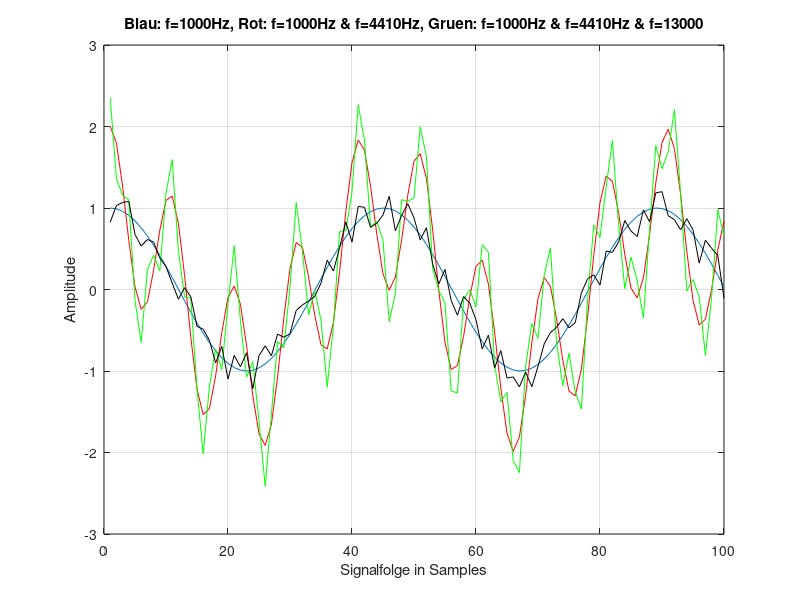
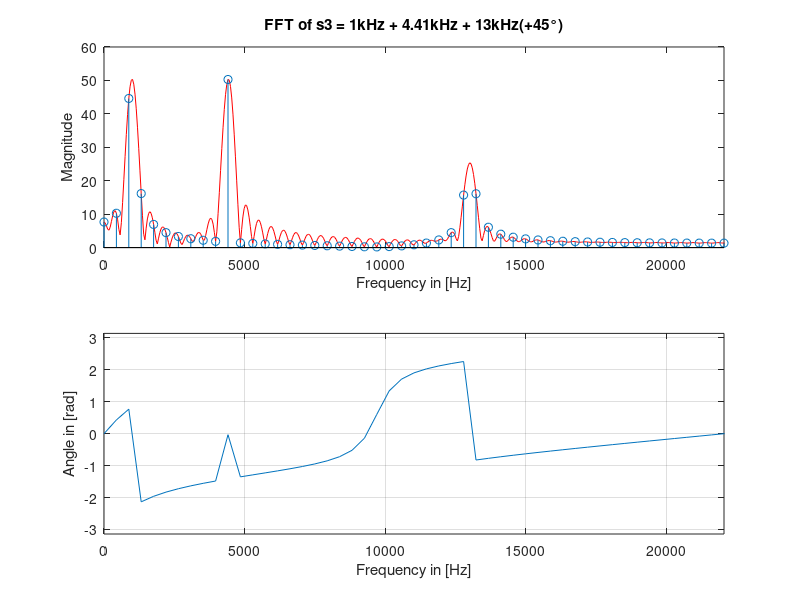
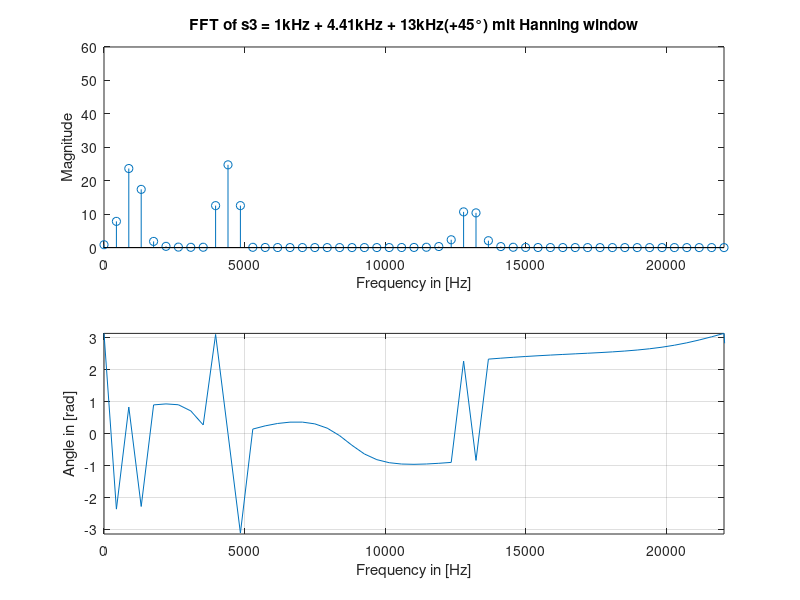
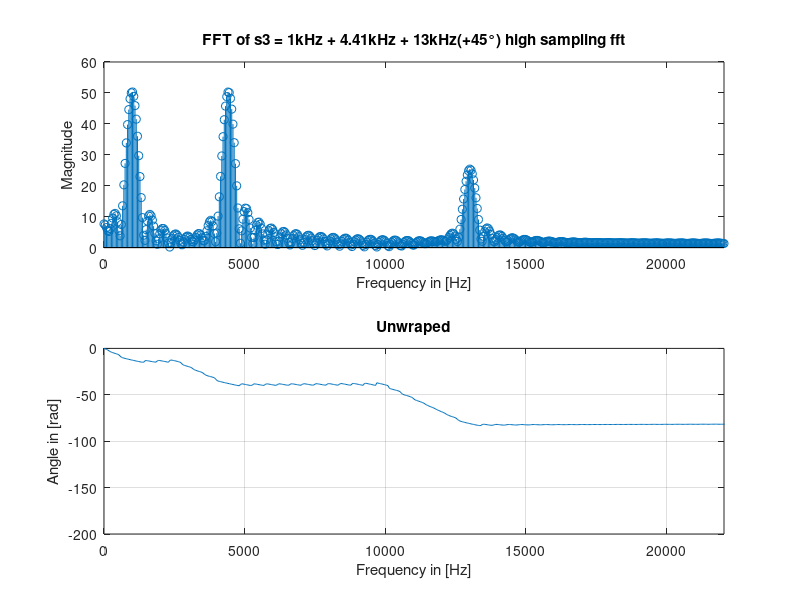

The MATLAB source for these figures, in order:
% ------------------------------------------
% problem 1.3: 3 cos signals overlapping
% ------------------------------------------

% time, sample
t = 2.268e-3;
fs = 44100;
N = round(t*fs); 

% signal frequencies
f1 = 1000;
f2 = 4410;
f3 = 13000;

% phi
phi1 = 0;
phi2 = 0;
phi3 = pi/4;
%phi3 = 0

% amplitude
A1 = 1;
A2 = 1;
A3 = 0.5;

% theta
dTH1=2*pi*f1/fs;
dTH2=2*pi*f2/fs;
dTH3=2*pi*f3/fs;
TH1 = 0 : dTH1 : 2*pi*N*f1/fs-dTH1;
TH2 = 0 : dTH2 : 2*pi*N*f2/fs-dTH2;
TH3 = 0 : dTH3 : 2*pi*N*f3/fs-dTH3;

figure 1;
s1 = A1 * cos(TH1);
s2 = s1 + A2 * cos(TH2);
s3 = s2 + A3 * cos(TH3 + phi3);
plot (s1);
hold on
plot(s2,'r')
plot(s3,'g')
title('Blau: f=1000Hz, Rot: f=1000Hz & f=4410Hz, Gruen: f=1000Hz & f=4410Hz & f=13000');
xlabel('Signalfolge in Samples');
ylabel('Amplitude');
grid on


% ------------------------------------------
% problem 2.3: 3 cos signals overlapping
% ------------------------------------------

% noise signal
n1 = ((rand(1 ,N)) - 0.5) * 0.5;
s4 = s1 + n1;
plot (s4, 'k') 

% axis
f_axis = 0 : fs/N : fs-fs/N;
f_axis5 = 0 : fs/N/5 : fs-fs/N/5;
f_axis10 = 0 : fs/N/10 : fs-fs/N/10;

% FFT
S3 = fft(s3, N);
S35 = fft(s3, 5*N);
S310 = fft(s3, 10*N);

% plot
figure 2;
subplot(2,1,1);
plot(f_axis10, abs(S310), 'r')
hold on
stem(f_axis, abs(S3))
axis([0 22050 0 60])
title('FFT of s3 = 1kHz + 4.41kHz + 13kHz(+45°)');
xlabel('Frequency in [Hz]');
ylabel('Magnitude');

subplot(2,1,2);
plot(f_axis, angle(S3))
axis([0 22050 -pi pi])
grid on
xlabel('Frequency in [Hz]');
ylabel('Angle in [rad]');

% windowing
s3_hann = s3 .* hann(N)';

% FFT
S3_hann = fft(s3_hann, N);

% plot
figure 3;
subplot(2,1,1);
stem(f_axis, abs(S3_hann))
axis([0 22050 0 60])
title('FFT of s3 = 1kHz + 4.41kHz + 13kHz(+45°) mit Hanning window');
xlabel('Frequency in [Hz]');
ylabel('Magnitude');

subplot(2,1,2);
plot(f_axis, angle(S3_hann))
axis([0 22050 -pi pi])
grid on
xlabel('Frequency in [Hz]');
ylabel('Angle in [rad]');

% plot
figure 4;
subplot(2,1,1);
stem(f_axis10, abs(S310))
axis([0 22050 0 60])
title('FFT of s3 = 1kHz + 4.41kHz + 13kHz(+45°) high sampling fft');
xlabel('Frequency in [Hz]');
ylabel('Magnitude');

subplot(2,1,2);
plot(f_axis10, unwrap(angle(S310)))
axis([0 22050])
grid on
title('Unwraped');
xlabel('Frequency in [Hz]');
ylabel('Angle in [rad]');
